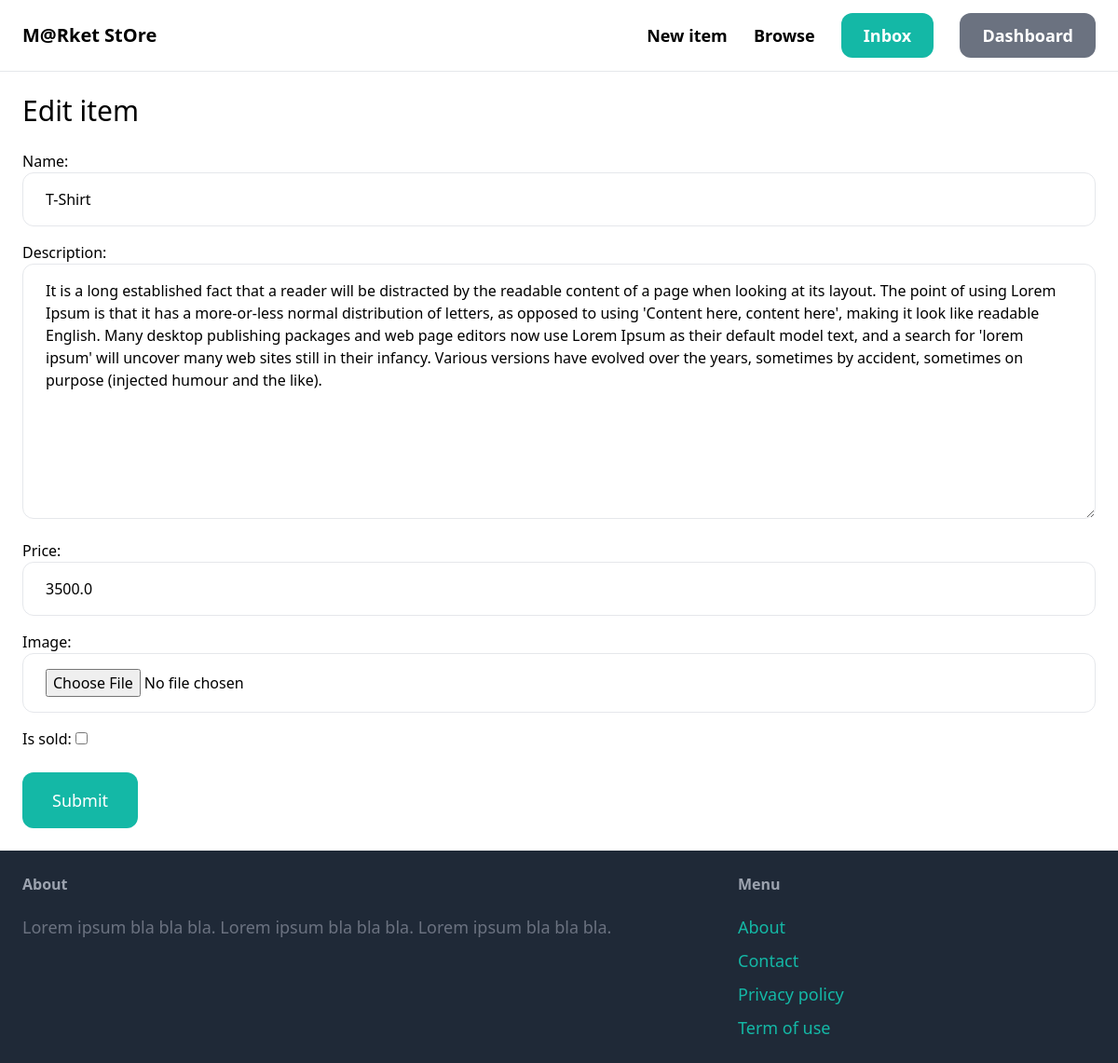
The page /items/1/edit/ (signed in) on the database its author committed.
### item/models.py (models this page shows, shortened)
class Item(models.Model):
    category = models.ForeignKey(Category, related_name='items', on_delete=models.CASCADE)
    name = models.CharField(max_length=255)
    description = models.TextField(blank=True, null=True)
    price = models.FloatField()
    image = models.ImageField(upload_to='item_images', blank=True, null=True)
    is_sold = models.BooleanField(default=False)
    created_by = models.ForeignKey(User, related_name='items', on_delete=models.CASCADE)
    created_at = models.DateTimeField(auto_now_add=True)

### item/views.py (the view)
# urls.py: path('<int:pk>/edit/', views.edit, name='edit'),
@login_required
def edit(request, pk):
    item = get_object_or_404(Item, pk=pk, created_by=request.user)
    if request.method == 'POST':
        form = EditItemForm(request.POST, request.FILES, instance=item)
        if form.is_valid():
            form.save()
            return redirect('item:detail', pk=item.id)
    else:
        form = EditItemForm(instance=item)
    return render(request, 'item/form.html', {
        'form': form,
        'title': 'Edit item',
    })

### item/forms.py
class EditItemForm(forms.ModelForm):
    class Meta:
        model = Item
        fields = ('name', 'description', 'price', 'image', 'is_sold')
        widgets = {
            'name': forms.TextInput(attrs={
                'class': INPUT_CLASSES
            }),
            'description': forms.Textarea(attrs={
                'class': INPUT_CLASSES
            }),
            'price': forms.TextInput(attrs={
                'class': INPUT_CLASSES
            }),
            'image': forms.FileInput(attrs={
                'class': INPUT_CLASSES
            })
        }

### item/templates/item/form.html (shortened to what this page needs)
{% extends 'core/base.html' %}
{% block content %}
<h1 class="mb-6 text-3xl">{{ title }}</h1>
<form method="post" action="." enctype="multipart/form-data">
    <div class="space-y-4">
        {{ form.as_p }}
    </div>
    <button class="mt-6 py-4 px-8 text-lg bg-teal-500 hover:bg-teal-700 rounded-xl text-white">Submit</button>
</form>
{% endblock %}

### rows shown on the page
Item: name "T-Shirt", description "It is a long established fact that a reader will be distracted by the readable content of a page when looking at its layout. The point of using Lorem Ipsum is that it has a more-or-less normal distribution of letters, as opposed to using 'Content here, content here', making it look like readable English. Many desktop publishing packages and web page editors now use Lorem Ipsum as their default model text, and a search for 'lorem ipsum' will uncover many web sites still in their infancy. Various versions have evolved over the years, sometimes by accident, sometimes on purpose (injected humour and the like).", price "3500.0"

### other values the page prints
{{ title }} "Edit item"
